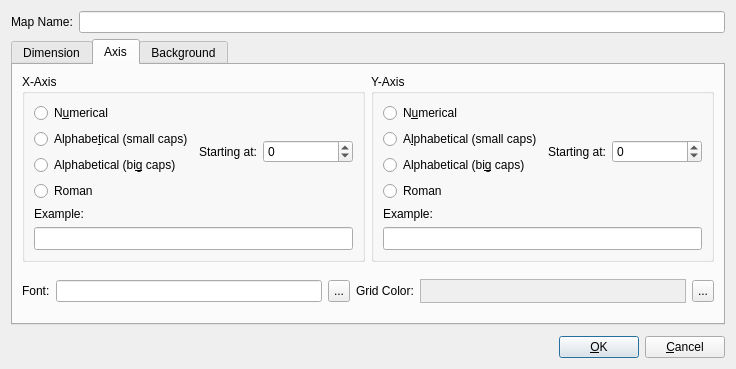
<?xml version="1.0" encoding="UTF-8"?>
<ui version="4.0">
 <class>mappropertiesdialog</class>
 <widget class="QDialog" name="mappropertiesdialog">
  <property name="geometry">
   <rect>
    <x>0</x>
    <y>0</y>
    <width>736</width>
    <height>369</height>
   </rect>
  </property>
  <property name="windowTitle">
   <string>Dialog</string>
  </property>
  <layout class="QVBoxLayout" name="verticalLayout_2">
   <item>
    <widget class="QWidget" name="wdMapName" native="true">
     <layout class="QHBoxLayout" name="horizontalLayout_2" stretch="0,1">
      <property name="leftMargin">
       <number>0</number>
      </property>
      <property name="topMargin">
       <number>0</number>
      </property>
      <property name="rightMargin">
       <number>0</number>
      </property>
      <property name="bottomMargin">
       <number>0</number>
      </property>
      <item>
       <widget class="QLabel" name="lblName">
        <property name="text">
         <string>Map Name:</string>
        </property>
       </widget>
      </item>
      <item>
       <widget class="QLineEdit" name="edtName"/>
      </item>
     </layout>
    </widget>
   </item>
   <item>
    <widget class="QTabWidget" name="tbProperties">
     <property name="currentIndex">
      <number>1</number>
     </property>
     <widget class="QWidget" name="wdDimensions">
      <attribute name="title">
       <string>Dimension</string>
      </attribute>
      <layout class="QHBoxLayout" name="horizontalLayout_3">
       <item>
        <widget class="QGroupBox" name="gbSize">
         <property name="title">
          <string>Size</string>
         </property>
         <layout class="QGridLayout" name="lySize" rowstretch="0,0,0" columnstretch="1">
          <property name="leftMargin">
           <number>6</number>
          </property>
          <property name="topMargin">
           <number>6</number>
          </property>
          <property name="rightMargin">
           <number>6</number>
          </property>
          <property name="bottomMargin">
           <number>6</number>
          </property>
          <item row="0" column="0" rowspan="2">
           <widget class="QWidget" name="wdResizeValues" native="true">
            <layout class="QGridLayout" name="gridLayout" columnstretch="0,1,0">
             <property name="leftMargin">
              <number>0</number>
             </property>
             <property name="topMargin">
              <number>0</number>
             </property>
             <property name="rightMargin">
              <number>0</number>
             </property>
             <property name="bottomMargin">
              <number>0</number>
             </property>
             <item row="1" column="0">
              <widget class="QLabel" name="lblHeight">
               <property name="text">
                <string>Height:</string>
               </property>
              </widget>
             </item>
             <item row="1" column="1">
              <widget class="QSpinBox" name="sbHeight">
               <property name="minimum">
                <number>1</number>
               </property>
               <property name="maximum">
                <number>1000</number>
               </property>
              </widget>
             </item>
             <item row="0" column="2" rowspan="2">
              <widget class="QToolButton" name="tbLinkSize">
               <property name="text">
                <string>...</string>
               </property>
               <property name="icon">
                <iconset resource="rpgmapper.qrc">
                 <normaloff>:/icons/gfx/link.png</normaloff>:/icons/gfx/link.png</iconset>
               </property>
               <property name="iconSize">
                <size>
                 <width>12</width>
                 <height>24</height>
                </size>
               </property>
               <property name="checkable">
                <bool>true</bool>
               </property>
               <property name="checked">
                <bool>true</bool>
               </property>
               <property name="autoRaise">
                <bool>false</bool>
               </property>
              </widget>
             </item>
             <item row="0" column="0">
              <widget class="QLabel" name="lblWidth">
               <property name="text">
                <string>Width:</string>
               </property>
              </widget>
             </item>
             <item row="0" column="1">
              <widget class="QSpinBox" name="sbWidth">
               <property name="minimum">
                <number>1</number>
               </property>
               <property name="maximum">
                <number>1000</number>
               </property>
              </widget>
             </item>
            </layout>
           </widget>
          </item>
          <item row="2" column="0">
           <spacer name="spSize">
            <property name="orientation">
             <enum>Qt::Vertical</enum>
            </property>
            <property name="sizeHint" stdset="0">
             <size>
              <width>20</width>
              <height>40</height>
             </size>
            </property>
           </spacer>
          </item>
         </layout>
        </widget>
       </item>
       <item>
        <widget class="QGroupBox" name="gbCorner">
         <property name="title">
          <string>Origin</string>
         </property>
         <layout class="QVBoxLayout" name="verticalLayout">
          <item>
           <widget class="rpgmapper::view::OriginCornerWidget" name="wdOriginCornerWidget" native="true">
            <property name="sizePolicy">
             <sizepolicy hsizetype="Fixed" vsizetype="Fixed">
              <horstretch>0</horstretch>
              <verstretch>0</verstretch>
             </sizepolicy>
            </property>
            <property name="minimumSize">
             <size>
              <width>158</width>
              <height>158</height>
             </size>
            </property>
            <property name="maximumSize">
             <size>
              <width>158</width>
              <height>158</height>
             </size>
            </property>
           </widget>
          </item>
          <item>
           <spacer name="spCorner">
            <property name="orientation">
             <enum>Qt::Vertical</enum>
            </property>
            <property name="sizeHint" stdset="0">
             <size>
              <width>20</width>
              <height>40</height>
             </size>
            </property>
           </spacer>
          </item>
         </layout>
        </widget>
       </item>
      </layout>
     </widget>
     <widget class="QWidget" name="wdAxis">
      <attribute name="title">
       <string>Axis</string>
      </attribute>
      <layout class="QGridLayout" name="gridLayout_2">
       <item row="0" column="0">
        <widget class="QGroupBox" name="gbAxisX">
         <property name="title">
          <string>X-Axis</string>
         </property>
         <layout class="QGridLayout" name="lyXAxis" rowstretch="0,0,0">
          <item row="2" column="0" colspan="2">
           <widget class="QLineEdit" name="edtAxisXSample">
            <property name="font">
             <font>
              <family>Monospace</family>
              <pointsize>10</pointsize>
             </font>
            </property>
            <property name="readOnly">
             <bool>true</bool>
            </property>
           </widget>
          </item>
          <item row="0" column="0">
           <widget class="QWidget" name="wdAxisTypeX" native="true">
            <layout class="QVBoxLayout" name="verticalLayout_4">
             <property name="leftMargin">
              <number>0</number>
             </property>
             <property name="topMargin">
              <number>0</number>
             </property>
             <property name="rightMargin">
              <number>0</number>
             </property>
             <property name="bottomMargin">
              <number>0</number>
             </property>
             <item>
              <widget class="QRadioButton" name="rbNumericalX">
               <property name="text">
                <string>N&amp;umerical</string>
               </property>
              </widget>
             </item>
             <item>
              <widget class="QRadioButton" name="rbAlphaSmallX">
               <property name="text">
                <string>Alphabe&amp;tical (small caps)</string>
               </property>
              </widget>
             </item>
             <item>
              <widget class="QRadioButton" name="rbAlphaBigX">
               <property name="text">
                <string>Alphabetical (bi&amp;g caps)</string>
               </property>
              </widget>
             </item>
             <item>
              <widget class="QRadioButton" name="rbRomanX">
               <property name="text">
                <string>Roman</string>
               </property>
              </widget>
             </item>
            </layout>
           </widget>
          </item>
          <item row="0" column="1">
           <widget class="QWidget" name="wdStartingSampleX" native="true">
            <layout class="QVBoxLayout" name="verticalLayout_3">
             <property name="leftMargin">
              <number>0</number>
             </property>
             <property name="topMargin">
              <number>0</number>
             </property>
             <property name="rightMargin">
              <number>0</number>
             </property>
             <property name="bottomMargin">
              <number>0</number>
             </property>
             <item>
              <widget class="QWidget" name="wdStartX" native="true">
               <layout class="QHBoxLayout" name="horizontalLayout_5" stretch="0,1">
                <property name="leftMargin">
                 <number>0</number>
                </property>
                <property name="topMargin">
                 <number>0</number>
                </property>
                <property name="rightMargin">
                 <number>0</number>
                </property>
                <property name="bottomMargin">
                 <number>0</number>
                </property>
                <item>
                 <widget class="QLabel" name="lblStartXTitle">
                  <property name="text">
                   <string>Starting at:</string>
                  </property>
                 </widget>
                </item>
                <item>
                 <widget class="QSpinBox" name="sbStartXValue">
                  <property name="minimum">
                   <number>-1000</number>
                  </property>
                  <property name="maximum">
                   <number>999</number>
                  </property>
                 </widget>
                </item>
               </layout>
              </widget>
             </item>
            </layout>
           </widget>
          </item>
          <item row="1" column="0" colspan="2">
           <widget class="QLabel" name="lblSampleX">
            <property name="text">
             <string>Example:</string>
            </property>
           </widget>
          </item>
         </layout>
        </widget>
       </item>
       <item row="0" column="1">
        <widget class="QGroupBox" name="gbAxisY">
         <property name="title">
          <string>Y-Axis</string>
         </property>
         <layout class="QGridLayout" name="lyYAxis" rowstretch="0,0,0">
          <item row="0" column="0">
           <widget class="QWidget" name="wdAxisTypeY" native="true">
            <layout class="QVBoxLayout" name="verticalLayout_5">
             <property name="leftMargin">
              <number>0</number>
             </property>
             <property name="topMargin">
              <number>0</number>
             </property>
             <property name="rightMargin">
              <number>0</number>
             </property>
             <property name="bottomMargin">
              <number>0</number>
             </property>
             <item>
              <widget class="QRadioButton" name="rbNumericalY">
               <property name="text">
                <string>N&amp;umerical</string>
               </property>
              </widget>
             </item>
             <item>
              <widget class="QRadioButton" name="rbAlphaSmallY">
               <property name="text">
                <string>A&amp;lphabetical (small caps)</string>
               </property>
              </widget>
             </item>
             <item>
              <widget class="QRadioButton" name="rbAlphaBigY">
               <property name="text">
                <string>Alphabetical (bi&amp;g caps)</string>
               </property>
              </widget>
             </item>
             <item>
              <widget class="QRadioButton" name="rbRomanY">
               <property name="text">
                <string>Roman</string>
               </property>
              </widget>
             </item>
            </layout>
           </widget>
          </item>
          <item row="1" column="0" colspan="2">
           <widget class="QLabel" name="lblSampleY">
            <property name="text">
             <string>Example:</string>
            </property>
           </widget>
          </item>
          <item row="2" column="0" colspan="2">
           <widget class="QLineEdit" name="edtAxisYSample">
            <property name="font">
             <font>
              <family>Monospace</family>
              <pointsize>10</pointsize>
             </font>
            </property>
            <property name="readOnly">
             <bool>true</bool>
            </property>
           </widget>
          </item>
          <item row="0" column="1">
           <widget class="QWidget" name="wdStartingSampleY" native="true">
            <layout class="QVBoxLayout" name="verticalLayout_6">
             <property name="leftMargin">
              <number>0</number>
             </property>
             <property name="topMargin">
              <number>0</number>
             </property>
             <property name="rightMargin">
              <number>0</number>
             </property>
             <property name="bottomMargin">
              <number>0</number>
             </property>
             <item>
              <widget class="QWidget" name="wdStartY" native="true">
               <layout class="QHBoxLayout" name="horizontalLayout_8" stretch="0,1">
                <property name="leftMargin">
                 <number>0</number>
                </property>
                <property name="topMargin">
                 <number>0</number>
                </property>
                <property name="rightMargin">
                 <number>0</number>
                </property>
                <property name="bottomMargin">
                 <number>0</number>
                </property>
                <item>
                 <widget class="QLabel" name="lblStartYTitle">
                  <property name="text">
                   <string>Starting at:</string>
                  </property>
                 </widget>
                </item>
                <item>
                 <widget class="QSpinBox" name="sbStartYValue">
                  <property name="minimum">
                   <number>-1000</number>
                  </property>
                  <property name="maximum">
                   <number>999</number>
                  </property>
                 </widget>
                </item>
               </layout>
              </widget>
             </item>
            </layout>
           </widget>
          </item>
         </layout>
         <zorder>wdAxisTypeY</zorder>
         <zorder>wdStartingSampleY</zorder>
         <zorder>lblSampleY</zorder>
         <zorder>edtAxisYSample</zorder>
        </widget>
       </item>
       <item row="1" column="0" colspan="2">
        <widget class="QWidget" name="wdFontAndColor" native="true">
         <property name="minimumSize">
          <size>
           <width>0</width>
           <height>30</height>
          </size>
         </property>
         <layout class="QHBoxLayout" name="horizontalLayout_12" stretch="0,1,0,1">
          <property name="leftMargin">
           <number>0</number>
          </property>
          <property name="topMargin">
           <number>0</number>
          </property>
          <property name="rightMargin">
           <number>0</number>
          </property>
          <property name="bottomMargin">
           <number>0</number>
          </property>
          <item>
           <widget class="QLabel" name="lblFontAxis">
            <property name="text">
             <string>Font:</string>
            </property>
           </widget>
          </item>
          <item>
           <widget class="QWidget" name="wdFontAxis" native="true">
            <layout class="QHBoxLayout" name="horizontalLayout_11">
             <property name="leftMargin">
              <number>0</number>
             </property>
             <property name="topMargin">
              <number>0</number>
             </property>
             <property name="rightMargin">
              <number>0</number>
             </property>
             <property name="bottomMargin">
              <number>0</number>
             </property>
             <item>
              <widget class="QLineEdit" name="edtFontAxis">
               <property name="readOnly">
                <bool>true</bool>
               </property>
              </widget>
             </item>
             <item>
              <widget class="QToolButton" name="tbFontAxis">
               <property name="maximumSize">
                <size>
                 <width>22</width>
                 <height>22</height>
                </size>
               </property>
               <property name="text">
                <string>...</string>
               </property>
              </widget>
             </item>
            </layout>
           </widget>
          </item>
          <item>
           <widget class="QLabel" name="lblAxisColor">
            <property name="text">
             <string>Grid Color:</string>
            </property>
           </widget>
          </item>
          <item>
           <widget class="QWidget" name="wdAxisColor" native="true">
            <layout class="QHBoxLayout" name="horizontalLayout_10">
             <property name="leftMargin">
              <number>0</number>
             </property>
             <property name="topMargin">
              <number>0</number>
             </property>
             <property name="rightMargin">
              <number>0</number>
             </property>
             <property name="bottomMargin">
              <number>0</number>
             </property>
             <item>
              <widget class="QFrame" name="frAxisColor">
               <property name="minimumSize">
                <size>
                 <width>100</width>
                 <height>0</height>
                </size>
               </property>
               <property name="maximumSize">
                <size>
                 <width>16777215</width>
                 <height>24</height>
                </size>
               </property>
               <property name="autoFillBackground">
                <bool>true</bool>
               </property>
               <property name="frameShape">
                <enum>QFrame::StyledPanel</enum>
               </property>
               <property name="frameShadow">
                <enum>QFrame::Raised</enum>
               </property>
              </widget>
             </item>
             <item>
              <widget class="QToolButton" name="tbAxisColor">
               <property name="maximumSize">
                <size>
                 <width>22</width>
                 <height>22</height>
                </size>
               </property>
               <property name="text">
                <string>...</string>
               </property>
              </widget>
             </item>
            </layout>
           </widget>
          </item>
         </layout>
        </widget>
       </item>
      </layout>
     </widget>
     <widget class="QWidget" name="wdBackground">
      <attribute name="title">
       <string>Background</string>
      </attribute>
      <layout class="QHBoxLayout" name="horizontalLayout_9">
       <item>
        <widget class="QGroupBox" name="gbBackground">
         <property name="minimumSize">
          <size>
           <width>100</width>
           <height>100</height>
          </size>
         </property>
         <property name="title">
          <string>Background</string>
         </property>
         <widget class="QRadioButton" name="rbBackgroundColor">
          <property name="geometry">
           <rect>
            <x>30</x>
            <y>30</y>
            <width>102</width>
            <height>20</height>
           </rect>
          </property>
          <property name="text">
           <string>Co&amp;lor</string>
          </property>
         </widget>
         <widget class="QRadioButton" name="rbImage">
          <property name="geometry">
           <rect>
            <x>30</x>
            <y>70</y>
            <width>102</width>
            <height>20</height>
           </rect>
          </property>
          <property name="text">
           <string>Ima&amp;ge</string>
          </property>
         </widget>
         <widget class="QWidget" name="wdColor" native="true">
          <property name="geometry">
           <rect>
            <x>110</x>
            <y>30</y>
            <width>140</width>
            <height>21</height>
           </rect>
          </property>
          <layout class="QHBoxLayout" name="horizontalLayout_6">
           <property name="leftMargin">
            <number>0</number>
           </property>
           <property name="topMargin">
            <number>0</number>
           </property>
           <property name="rightMargin">
            <number>0</number>
           </property>
           <property name="bottomMargin">
            <number>0</number>
           </property>
           <item>
            <widget class="QFrame" name="frBackgroundColor">
             <property name="minimumSize">
              <size>
               <width>100</width>
               <height>0</height>
              </size>
             </property>
             <property name="frameShape">
              <enum>QFrame::StyledPanel</enum>
             </property>
             <property name="frameShadow">
              <enum>QFrame::Raised</enum>
             </property>
            </widget>
           </item>
           <item>
            <widget class="QToolButton" name="tbColorPick">
             <property name="maximumSize">
              <size>
               <width>22</width>
               <height>22</height>
              </size>
             </property>
             <property name="text">
              <string>...</string>
             </property>
            </widget>
           </item>
          </layout>
         </widget>
         <widget class="QWidget" name="wdImge" native="true">
          <property name="geometry">
           <rect>
            <x>50</x>
            <y>100</y>
            <width>261</width>
            <height>151</height>
           </rect>
          </property>
          <widget class="QScrollArea" name="saImage">
           <property name="geometry">
            <rect>
             <x>10</x>
             <y>50</y>
             <width>221</width>
             <height>41</height>
            </rect>
           </property>
           <property name="widgetResizable">
            <bool>true</bool>
           </property>
           <widget class="QWidget" name="scrollAreaWidgetContents">
            <property name="geometry">
             <rect>
              <x>0</x>
              <y>0</y>
              <width>217</width>
              <height>37</height>
             </rect>
            </property>
           </widget>
          </widget>
          <widget class="QWidget" name="wdImageFile" native="true">
           <property name="geometry">
            <rect>
             <x>30</x>
             <y>0</y>
             <width>175</width>
             <height>41</height>
            </rect>
           </property>
           <layout class="QHBoxLayout" name="horizontalLayout_7">
            <property name="leftMargin">
             <number>0</number>
            </property>
            <property name="topMargin">
             <number>0</number>
            </property>
            <property name="rightMargin">
             <number>0</number>
            </property>
            <property name="bottomMargin">
             <number>0</number>
            </property>
            <item>
             <widget class="QLineEdit" name="edtImageFile"/>
            </item>
            <item>
             <widget class="QToolButton" name="tbImageFile">
              <property name="maximumSize">
               <size>
                <width>22</width>
                <height>22</height>
               </size>
              </property>
              <property name="text">
               <string>...</string>
              </property>
             </widget>
            </item>
           </layout>
          </widget>
         </widget>
        </widget>
       </item>
      </layout>
     </widget>
    </widget>
   </item>
   <item>
    <spacer name="verticalSpacer">
     <property name="orientation">
      <enum>Qt::Vertical</enum>
     </property>
     <property name="sizeHint" stdset="0">
      <size>
       <width>20</width>
       <height>6</height>
      </size>
     </property>
    </spacer>
   </item>
   <item>
    <widget class="QWidget" name="wdButtonBox" native="true">
     <layout class="QHBoxLayout" name="horizontalLayout">
      <property name="leftMargin">
       <number>0</number>
      </property>
      <property name="topMargin">
       <number>0</number>
      </property>
      <property name="rightMargin">
       <number>0</number>
      </property>
      <property name="bottomMargin">
       <number>0</number>
      </property>
      <item>
       <spacer name="spButtons">
        <property name="orientation">
         <enum>Qt::Horizontal</enum>
        </property>
        <property name="sizeHint" stdset="0">
         <size>
          <width>406</width>
          <height>20</height>
         </size>
        </property>
       </spacer>
      </item>
      <item>
       <widget class="QPushButton" name="btnOk">
        <property name="text">
         <string>&amp;OK</string>
        </property>
        <property name="default">
         <bool>true</bool>
        </property>
       </widget>
      </item>
      <item>
       <widget class="QPushButton" name="btnCancel">
        <property name="text">
         <string>&amp;Cancel</string>
        </property>
        <property name="autoDefault">
         <bool>false</bool>
        </property>
       </widget>
      </item>
     </layout>
    </widget>
   </item>
  </layout>
 </widget>
 <customwidgets>
  <customwidget>
   <class>rpgmapper::view::OriginCornerWidget</class>
   <extends>QWidget</extends>
   <header>view/origincornerwidget.hpp</header>
   <container>1</container>
  </customwidget>
 </customwidgets>
 <tabstops>
  <tabstop>edtName</tabstop>
  <tabstop>sbWidth</tabstop>
  <tabstop>btnCancel</tabstop>
  <tabstop>tbProperties</tabstop>
  <tabstop>sbHeight</tabstop>
  <tabstop>tbLinkSize</tabstop>
  <tabstop>btnOk</tabstop>
  <tabstop>rbNumericalX</tabstop>
  <tabstop>rbAlphaSmallX</tabstop>
  <tabstop>rbAlphaBigX</tabstop>
  <tabstop>rbRomanX</tabstop>
  <tabstop>sbStartXValue</tabstop>
  <tabstop>edtAxisXSample</tabstop>
  <tabstop>rbNumericalY</tabstop>
  <tabstop>rbAlphaSmallY</tabstop>
  <tabstop>rbAlphaBigY</tabstop>
  <tabstop>rbRomanY</tabstop>
  <tabstop>sbStartYValue</tabstop>
  <tabstop>edtAxisYSample</tabstop>
 </tabstops>
 <resources>
  <include location="rpgmapper.qrc"/>
 </resources>
 <connections>
  <connection>
   <sender>btnCancel</sender>
   <signal>clicked()</signal>
   <receiver>mappropertiesdialog</receiver>
   <slot>reject()</slot>
   <hints>
    <hint type="sourcelabel">
     <x>734</x>
     <y>727</y>
    </hint>
    <hint type="destinationlabel">
     <x>391</x>
     <y>374</y>
    </hint>
   </hints>
  </connection>
  <connection>
   <sender>btnOk</sender>
   <signal>clicked()</signal>
   <receiver>mappropertiesdialog</receiver>
   <slot>accept()</slot>
   <hints>
    <hint type="sourcelabel">
     <x>644</x>
     <y>727</y>
    </hint>
    <hint type="destinationlabel">
     <x>391</x>
     <y>374</y>
    </hint>
   </hints>
  </connection>
 </connections>
</ui>
